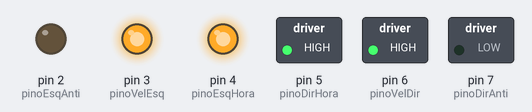
Bench run of a sketch on a simulated Arduino Uno, built with avr-gcc and run on an emulated ATmega328P. Shown: switched loads named in the sketch (green lamp = pin HIGH), output pins drawn as LEDs (lit = HIGH).

Above: at 0.05 s.
At 3.05 s:
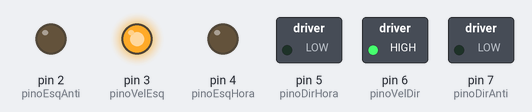
At 6.0 s:
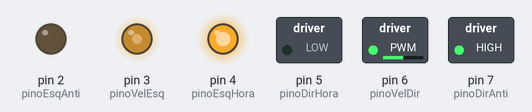
At 8.95 s:
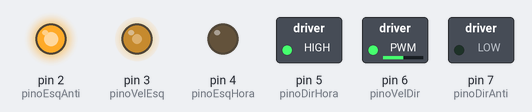
At 11.95 s:
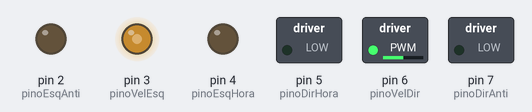
Timing chart, 0 to 15.6 s (numbered marks = the images above):
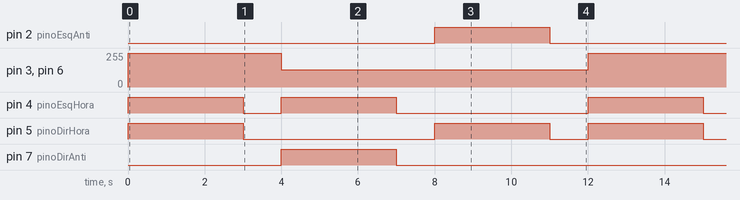

The sketch:

moving_engines.ino
```cpp
int pinoVelEsq = 3;		//define a velocidade, de 0 a 255
int pinoVelDir = 6;		//define a velocidade, de 0 a 255
int pinoEsqHora = 4;	//liga o motor esquerdo sentido horário
int pinoEsqAnti = 2;	//liga o motor esquerdo sentido anti-horário
int pinoDirHora = 5;	//liga o motor direito sentido horário
int pinoDirAnti = 7;	//liga o motor direito sentido anti-horário

void setup(){
  pinMode(pinoVelEsq, OUTPUT);
  pinMode(pinoVelDir, OUTPUT);
  pinMode(pinoEsqHora, OUTPUT);
  pinMode(pinoEsqAnti, OUTPUT);
  pinMode(pinoDirHora, OUTPUT);
  pinMode(pinoDirAnti, OUTPUT);
}

void loop(){
  paraFrente(100);
  delay(3000);
  parar();
  delay(1000);
  girarEsq();
  delay(3000);
  parar();
  delay(1000);
  girarDir(); // Adicionando a chamada para a função de girar à direita
  delay(3000);
  parar();
  delay(1000);
}

void parar(){
  digitalWrite(pinoEsqHora, LOW);
  digitalWrite(pinoEsqAnti, LOW);
  digitalWrite(pinoDirHora, LOW);
  digitalWrite(pinoDirAnti, LOW);
}

void paraFrente(int velocidade){
  //PARA FRENTE EM % PORCENTO
  //Chama a função dando um valor de 0 a 100
  int velFinal = map(velocidade, 0, 100, 85, 255);
  digitalWrite(pinoEsqHora, HIGH);
  digitalWrite(pinoEsqAnti, LOW);
  digitalWrite(pinoDirHora, HIGH);
  digitalWrite(pinoDirAnti, LOW);
  analogWrite(pinoVelEsq, velFinal);
  analogWrite(pinoVelDir, velFinal);
}

void girarEsq(){
  //Motor da esq para frente, da dir para trás
  digitalWrite(pinoEsqHora, HIGH);
  digitalWrite(pinoEsqAnti, LOW);
  digitalWrite(pinoDirHora, LOW);
  digitalWrite(pinoDirAnti, HIGH);
  analogWrite(pinoVelEsq, 128);
  analogWrite(pinoVelDir, 128);
}

void girarDir(){
  //Motor da esq para trás, da dir para frente
  digitalWrite(pinoEsqHora, LOW);
  digitalWrite(pinoEsqAnti, HIGH);
  digitalWrite(pinoDirHora, HIGH);
  digitalWrite(pinoDirAnti, LOW);
  analogWrite(pinoVelEsq, 128);
  analogWrite(pinoVelDir, 128);
}

// RESULTADO ESPERADO:Este código Arduino controla um robô de duas rodas. Ele define pinos para controlar a velocidade e a direção de dois motores (esquerdo e direito). A função loop faz o robô ir para frente por 3 segundos, parar por 1 segundo, virar à esquerda por 3 segundos e parar novamente, repetindo essa sequência. O código inclui funções para fazer o robô ir para frente em uma velocidade específica, virar à esquerda e parar ambos os motores.
// EXPECTED RESULT: This Arduino code controls a two-wheeled robot. It defines pins for controlling the speed and direction of two motors (left and right). The loop function makes the robot move forward for 3 seconds, then stop for 1 second, then turn left for 3 seconds, and finally stop again, repeating this sequence. The code includes functions to make the robot move forward at a specified speed, turn left, and stop both motors.
```

Measured:
- by itself, pin 2 (pinoEsqAnti), pin 7 (pinoDirAnti): alternates HIGH for 3.0 s and LOW for 9.0 s
- by itself, pin 3 (pinoVelEsq), pin 6 (pinoVelDir): alternates 255/255 for 4.0 s and 128/255 for 8.0 s
- by itself, pin 4 (pinoEsqHora): repeats every 12.0 s: LOW 1.0 s, HIGH 3.0 s, LOW 5.0 s, HIGH 3.0 s
- by itself, pin 5 (pinoDirHora): repeats every 12.0 s: LOW 5.0 s, HIGH 3.0 s, LOW 1.0 s, HIGH 3.0 s
